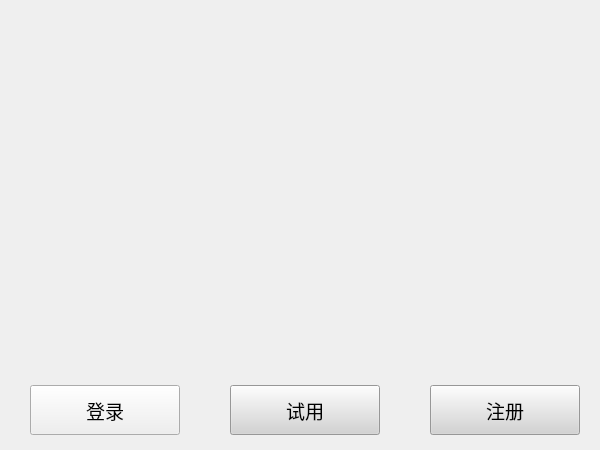
<?xml version="1.0" encoding="UTF-8"?>
<ui version="4.0">
 <class>Widget</class>
 <widget class="QWidget" name="Widget">
  <property name="geometry">
   <rect>
    <x>0</x>
    <y>0</y>
    <width>600</width>
    <height>450</height>
   </rect>
  </property>
  <property name="windowTitle">
   <string>青岛旅游指南</string>
  </property>
  <property name="styleSheet">
   <string notr="true"/>
  </property>
  <widget class="QPushButton" name="pushButton">
   <property name="geometry">
    <rect>
     <x>30</x>
     <y>385</y>
     <width>150</width>
     <height>50</height>
    </rect>
   </property>
   <property name="font">
    <font>
     <family>黑体</family>
     <pointsize>14</pointsize>
    </font>
   </property>
   <property name="cursor">
    <cursorShape>PointingHandCursor</cursorShape>
   </property>
   <property name="styleSheet">
    <string notr="true"/>
   </property>
   <property name="text">
    <string>登录</string>
   </property>
  </widget>
  <widget class="QPushButton" name="pushButton_2">
   <property name="enabled">
    <bool>true</bool>
   </property>
   <property name="geometry">
    <rect>
     <x>430</x>
     <y>385</y>
     <width>150</width>
     <height>50</height>
    </rect>
   </property>
   <property name="font">
    <font>
     <family>黑体</family>
     <pointsize>14</pointsize>
    </font>
   </property>
   <property name="cursor">
    <cursorShape>PointingHandCursor</cursorShape>
   </property>
   <property name="styleSheet">
    <string notr="true">background-color: rgb(211, 211, 211);</string>
   </property>
   <property name="text">
    <string>注册</string>
   </property>
  </widget>
  <widget class="QPushButton" name="pushButton_3">
   <property name="geometry">
    <rect>
     <x>230</x>
     <y>385</y>
     <width>150</width>
     <height>50</height>
    </rect>
   </property>
   <property name="font">
    <font>
     <family>黑体</family>
     <pointsize>14</pointsize>
    </font>
   </property>
   <property name="cursor">
    <cursorShape>PointingHandCursor</cursorShape>
   </property>
   <property name="styleSheet">
    <string notr="true">background-color: rgb(211, 211, 211);</string>
   </property>
   <property name="text">
    <string>试用</string>
   </property>
  </widget>
  <widget class="QLabel" name="label">
   <property name="geometry">
    <rect>
     <x>0</x>
     <y>0</y>
     <width>600</width>
     <height>450</height>
    </rect>
   </property>
   <property name="text">
    <string/>
   </property>
   <property name="pixmap">
    <pixmap resource="images.qrc">:/img/images/backfinal.jpg</pixmap>
   </property>
  </widget>
  <zorder>label</zorder>
  <zorder>pushButton</zorder>
  <zorder>pushButton_2</zorder>
  <zorder>pushButton_3</zorder>
 </widget>
 <resources>
  <include location="images.qrc"/>
 </resources>
 <connections/>
</ui>
